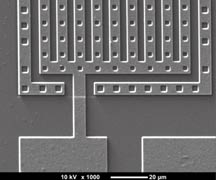
#> input picture image_exampls_online/649-non-con5.jpg, 216 x 180 px
$ python sem_to_heightmap.py ../image_exampls_online/649-non-con5.jpg out.png
#> lines starting #> are read from the running program, lines starting #| are printed output that depends on the picture
#!/usr/bin/env python3
"""Turn a raw SEM/AFM image into a heightmap + texture pair for WebXR terrain.

Usage: python3 sem_to_heightmap.py <input_image> <output_name> [options]
Writes assets/processed/<output_name>_height.png (16-bit grayscale)
and assets/processed/<output_name>_texture.jpg (cropped color/gray source).

Options:
  --no-crop              Skip info-bar detection for already-cropped sources.
  --target-dim N         Output size on the longer side (default 2048).
  --plateau-radius N     Grayscale-dilation radius in px (default: proportional
                         to output width). Use a small value (1-2) or 0 to
                         preserve fine periodic texture instead of smoothing
                         it into flat-top plateaus -- appropriate for a real
                         line/space grating where the fine structure IS the
                         real periodicity, not shading noise to clean up.
  --binary-threshold N   Threshold (0-255) to make height strictly two-level
                         (0 or max) instead of continuous grayscale -- every
                         raised feature becomes a flat-top square pillar of
                         uniform height instead of a variable-height spike.
                         Disables plateau dilation (meaningless on a already-
                         binary image).
"""
import argparse
from pathlib import Path

import numpy as np
from PIL import Image, ImageFilter
from scipy.ndimage import gaussian_filter, grey_dilation

ROOT = Path(__file__).resolve().parent.parent
OUT_DIR = ROOT / "assets" / "processed"

# Cap output at this on its longer side, regardless of source resolution.
# Web thumbnails (a few hundred px) get upsampled toward this; real
# high-res SEM captures (thousands of px) get downsampled toward it --
# a fixed 4x upsample multiplier only made sense for the former and
# produced multi-thousand-pixel monsters for the latter, well past what a
# mobile GPU texture should be asked to hold.
DEFAULT_TARGET_MAX_DIM = 2048


def find_info_bar_crop(gray: np.ndarray) -> int:
    """SEM software burns a black info bar (scale, kV, mag) into the bottom
    rows. White text on that bar makes row-mean brightness noisy row-to-row,
    so instead of thresholding brightness directly, find the single sharp
    drop where smooth image content ends and the bar begins."""
    row_means = gray.mean(axis=1)
    h = len(row_means)
    search_start = int(h * 0.7)
    drops = row_means[search_start:-1] - row_means[search_start + 1:]
    if len(drops) == 0 or drops.max() < 30:
        return h
    crop_at = search_start + int(np.argmax(drops)) + 1
    return crop_at


def main():
    parser = argparse.ArgumentParser(description=__doc__, formatter_class=argparse.RawDescriptionHelpFormatter)
    parser.add_argument("input_image")
    parser.add_argument("output_name")
    parser.add_argument("--no-crop", action="store_true")
    parser.add_argument("--target-dim", type=int, default=DEFAULT_TARGET_MAX_DIM)
    parser.add_argument("--plateau-radius", type=int, default=None)
    parser.add_argument("--binary-threshold", type=int, default=None)
    args = parser.parse_args()

    src_path = Path(args.input_image)
    name = args.output_name

    img = Image.open(src_path).convert("L")
    arr = np.array(img, dtype=np.float32)

    crop_h = img.height if args.no_crop else find_info_bar_crop(arr)
#> in find_info_bar_crop, `row_means = gray.mean(axis=1)`: row_means = 180 values, max 207.9 at index 137, min 1.27 at index 173, mean 108.6
#> in find_info_bar_crop, `h = len(row_means)`: h = 180
#> in find_info_bar_crop, `search_start = int(h * 0.7)`: search_start = 125
#> in find_info_bar_crop, `drops = row_means[search_start:-1] - row_means[search_start + 1:]`: drops = 54 values, max 82.2 at index 46, min -70.88 at index 10, mean 1.73
#> in find_info_bar_crop, `crop_at = search_start + int(np.argmax(drops)) + 1`: crop_at = 172
#> crop_h = 172
    arr = arr[:crop_h, :]
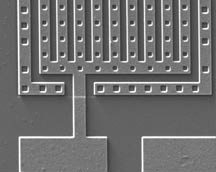
#> arr: shape (172, 216) float32; min 45, max 255, mean 112.3
    print(f"Cropped info bar: kept rows 0:{crop_h} of {img.height}")
#| Cropped info bar: kept rows 0:172 of 180

    # Scale toward target_dim -- upsampling tiny thumbnails, downsampling
    # real high-res captures. Either way this gives the terrain mesh a
    # consistent, sane vertex/texture budget regardless of source size.
    cropped_img = Image.fromarray(arr.astype(np.uint8))
    scale = args.target_dim / max(cropped_img.width, cropped_img.height)
#> scale = 9.48
    out_size = (round(cropped_img.width * scale), round(cropped_img.height * scale))
#> out_size = (2048, 1631)
    upsampled = cropped_img.resize(out_size, Image.BICUBIC)
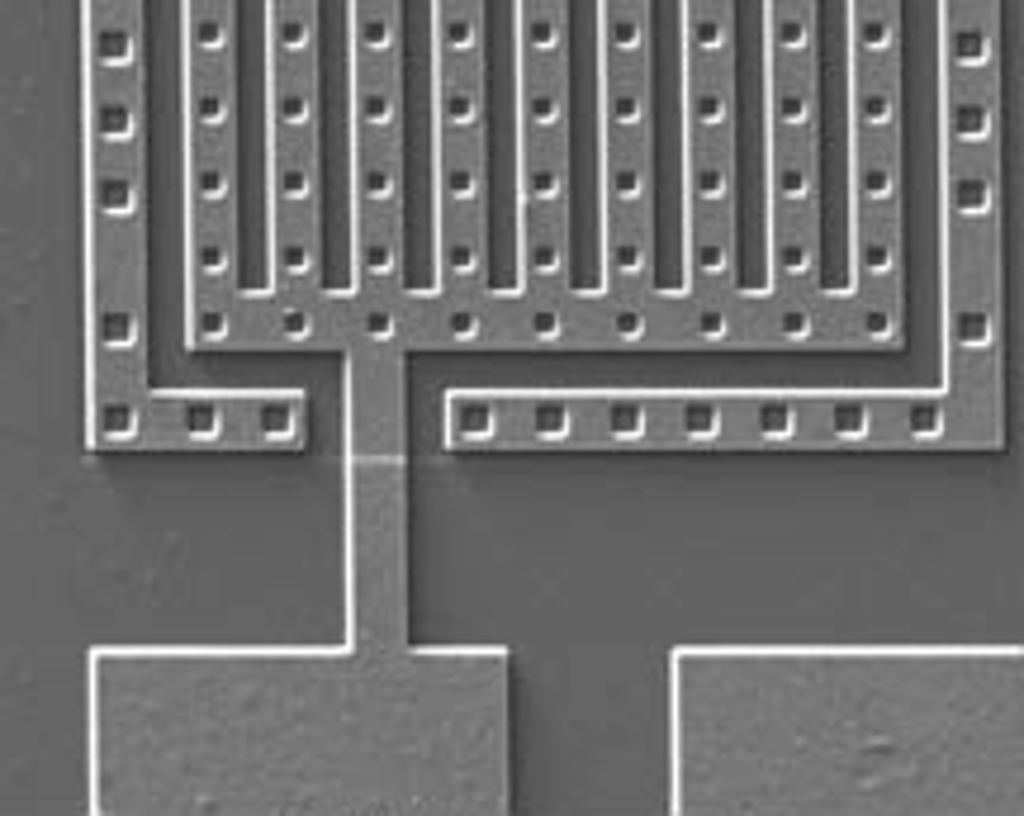
#> upsampled: PIL image 2048x1631 L (shown at 1/2 size); min 42, max 255, mean 112.3
    height_arr = np.array(upsampled, dtype=np.float32)

    # Oblique SEM shots light the edge of a raised feature brightly and leave
    # the rest of its top surface a similar mid-gray to the trench floor —
    # using brightness as height directly turns those edges into thin knife
    # spikes rather than the flat-top ridges the real structure has. Grayscale
    # dilation spreads each bright edge into a plateau spanning roughly one
    # structure width, which reads as a walkable flat-top wall instead.
    # Sized relative to the output width so it scales with any source image
    # -- but override with --plateau-radius when the source has real fine
    # periodic structure you want preserved rather than smoothed away.
    if args.binary_threshold is not None:
        # Strictly two-level: every raised pixel becomes the SAME height, so
        # the terrain reads as flat-top square pillars instead of variable-
        # height spikes. No dilation (there's no shading edge to spread into
        # a plateau -- it's already binary) and only a whisper of blur, just
        # enough to stop the mesh from aliasing on perfectly vertical edges.
        height_arr = (height_arr > args.binary_threshold).astype(np.float32) * 255
        height_arr = gaussian_filter(height_arr, sigma=0.4)
        plateau_radius = 0
    else:
        # Oblique SEM shots light the edge of a raised feature brightly and leave
        # the rest of its top surface a similar mid-gray to the trench floor —
        # using brightness as height directly turns those edges into thin knife
        # spikes rather than the flat-top ridges the real structure has. Grayscale
        # dilation spreads each bright edge into a plateau spanning roughly one
        # structure width, which reads as a walkable flat-top wall instead.
        # Sized relative to the output width so it scales with any source image
        # -- but override with --plateau-radius when the source has real fine
        # periodic structure you want preserved rather than smoothed away.
        plateau_radius = args.plateau_radius if args.plateau_radius is not None else max(2, round(upsampled.width * 0.007))
#> plateau_radius = 14
        if plateau_radius > 0:
            height_arr = grey_dilation(height_arr, size=(plateau_radius * 2 + 1,) * 2)
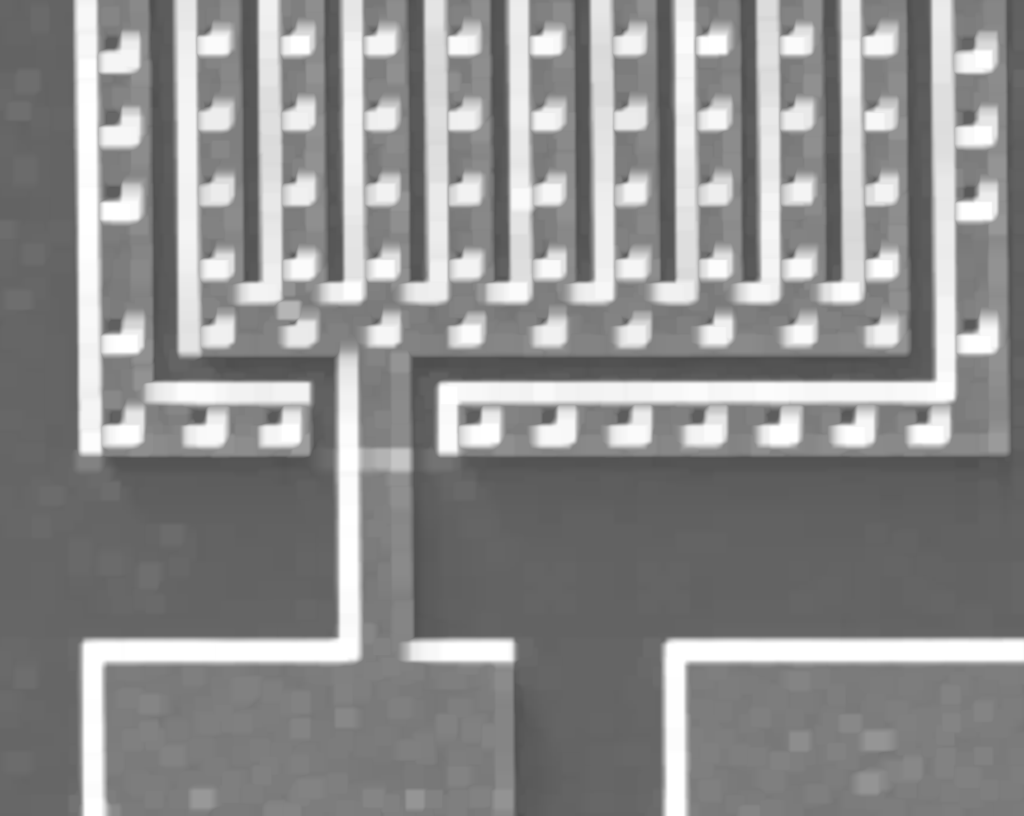
#> height_arr: shape (1631, 2048) float32 (shown at 1/2 size); min 75, max 255, mean 141.2

        # Light final smoothing to soften the plateau's corners — this is just
        # anti-aliasing, not the main shaping step, so keep it small.
        height_arr = gaussian_filter(height_arr, sigma=1.0)

    # Normalize full range and encode as 16-bit for smoother displacement steps.
    height_arr -= height_arr.min()
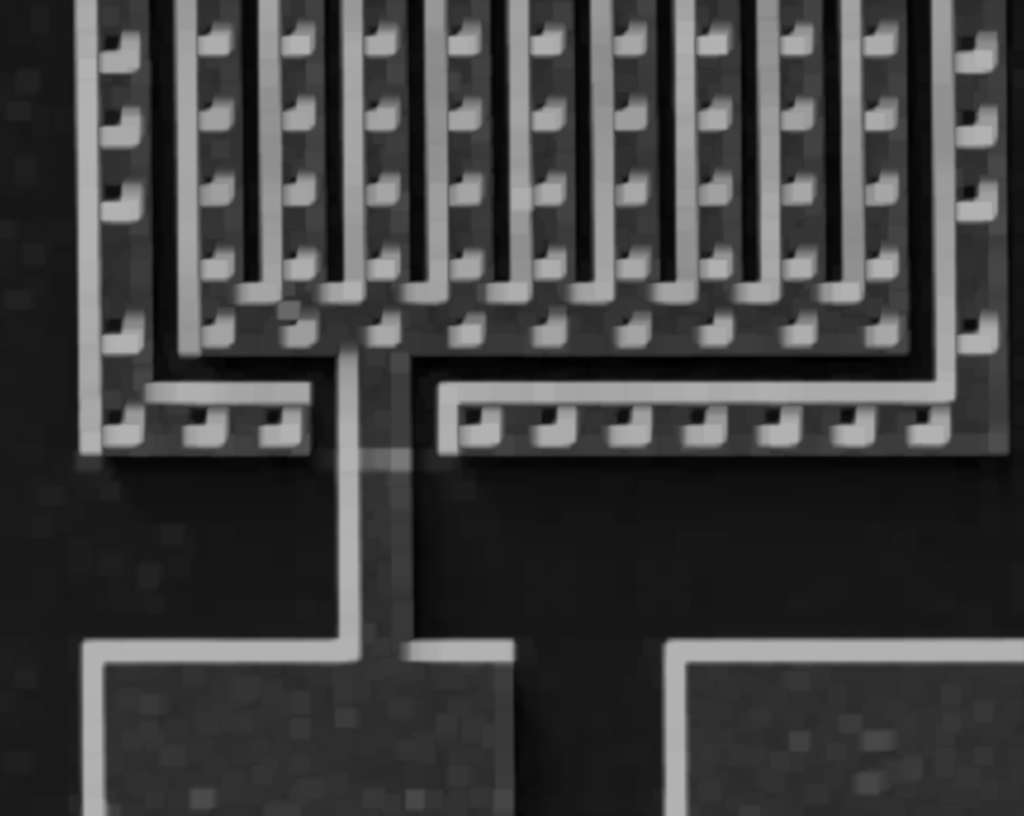
#> height_arr: shape (1631, 2048) float32 (shown at 1/2 size); min 0, max 178.7, mean 64.9
    height_arr /= max(height_arr.max(), 1e-6)
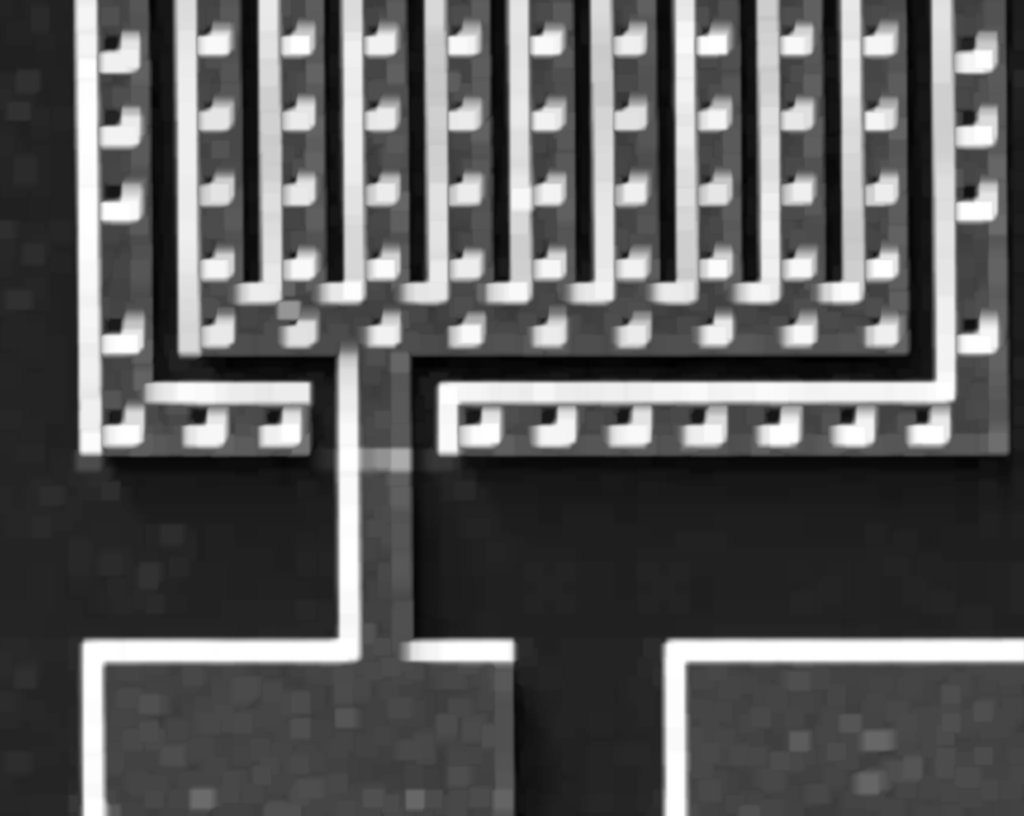
#> height_arr: shape (1631, 2048) float32 (shown at 1/2 size); min 0, max 1, mean 0.363
    height_16 = (height_arr * 65535).astype(np.uint16)

    OUT_DIR.mkdir(parents=True, exist_ok=True)
    Image.fromarray(height_16, mode="I;16").save(OUT_DIR / f"{name}_height.png")

    # Texture: same crop, upscaled and mildly sharpened. This can't add real
    # detail beyond the source resolution, but it keeps edges crisper than a
    # plain bicubic stretch would once it's wrapped over many meters of terrain.
    texture_src = Image.open(src_path).convert("RGB")
#> texture_src is the input picture: PIL image 216x180 RGB; mean R, G, B 109.1, 108.1, 108.6
    texture_crop = texture_src.crop((0, 0, texture_src.width, crop_h))
    texture_upsampled = texture_crop.resize(out_size, Image.BICUBIC)
    texture_sharpened = texture_upsampled.filter(
        ImageFilter.UnsharpMask(radius=2, percent=120, threshold=2)
    )
    texture_sharpened.save(OUT_DIR / f"{name}_texture.jpg", quality=92)

    print(f"Wrote {OUT_DIR / f'{name}_height.png'} ({upsampled.size}), plateau_radius={plateau_radius}")
#| Wrote assets/processed/out.png_height.png ((2048, 1631)), plateau_radius=14
    print(f"Wrote {OUT_DIR / f'{name}_texture.jpg'} ({texture_sharpened.size})")
#| Wrote assets/processed/out.png_texture.jpg ((2048, 1631))


if __name__ == "__main__":
    main()
